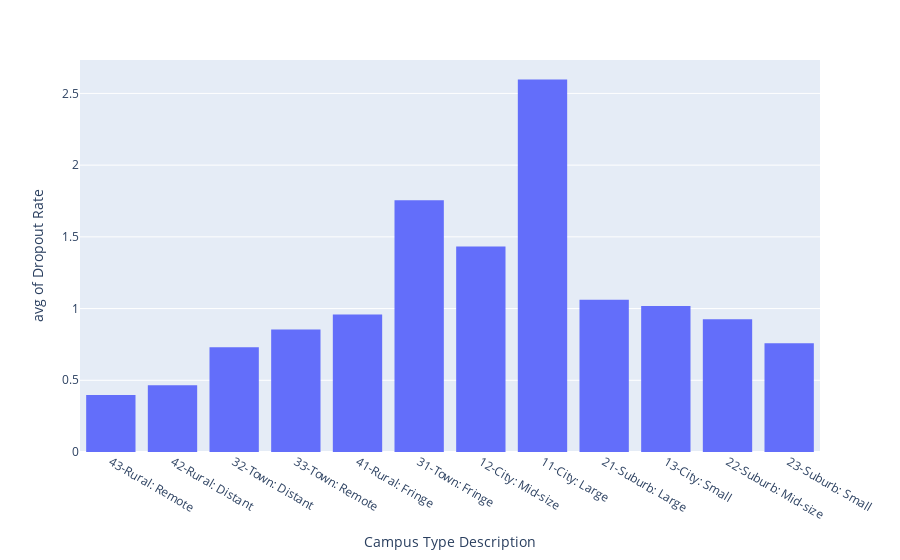

Notebook code for this chart:
### Code cell
#drop out rate per school type
figj2 = px.histogram(hodgepodge_df, x = "Campus Type Description", y = "Dropout Rate", histfunc="avg")
figj2.show()

### Figure 1 — Plotly figure (JSON) as saved in the notebook; plotly's stock layout.template omitted (floating-point values rounded to 4 significant figures; data arrays with more than 128 entries replaced by an {"elided": "..."} marker saying what was removed)
{"data": [{"alignmentgroup": "True", "bingroup": "x", "histfunc": "avg", "hovertemplate": "Campus Type Description=%{x}<br>avg of Dropout Rate=%{y}<extra></extra>", "legendgroup": "", "marker": {"color": "#636efa", "pattern": {"shape": ""}}, "name": "", "offsetgroup": "", "orientation": "v", "showlegend": false, "type": "histogram", "x": {"elided": "4194 str values"}, "xaxis": "x", "y": {"elided": "4194 float values"}, "yaxis": "y"}], "layout": {"barmode": "relative", "legend": {"tracegroupgap": 0}, "margin": {"t": 60}, "xaxis": {"anchor": "y", "domain": [0, 1], "title": {"text": "Campus Type Description"}}, "yaxis": {"anchor": "x", "domain": [0, 1], "title": {"text": "avg of Dropout Rate"}}}}
